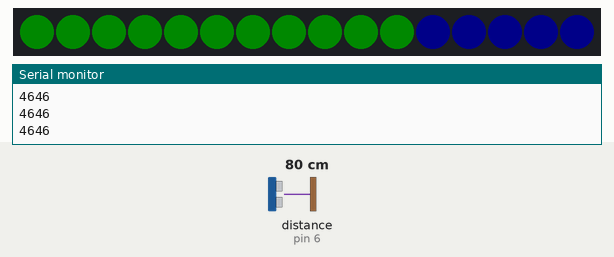
Simulated run of this sketch. Board: Arduino Nano, built with avr-gcc and run on an emulated ATmega328P. Shown: 16 RGB LEDs in strip order, left to right, the last lines printed to the serial monitor. Wiring (inferred from the names in the program): ultrasonic range finder: trigger pin 5; echo pin 6. The inputs (shaded band) are chosen by the test bench; at power-on: distance to the obstacle (sensor on pin 6) 80 cm. The echo pulse lasts 58.3 µs per cm; dim RGB values are drawn brighter than linear.

Above: at 1.2 s.
1.3 s: distance to the obstacle (sensor on pin 6) set to 250 cm
At 2.2 s:
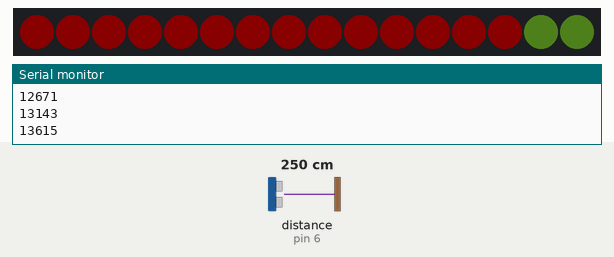
3.0 s: distance to the obstacle (sensor on pin 6) set to 2 cm
At 4.4 s:
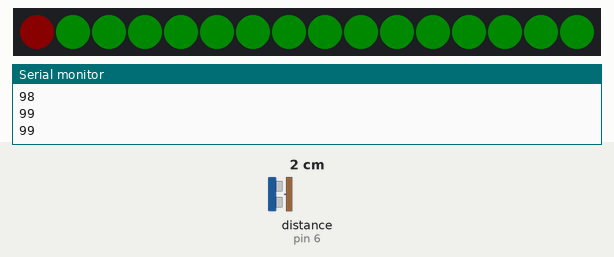
5.1 s: distance to the obstacle (sensor on pin 6) set to 18 cm
At 6.9 s:
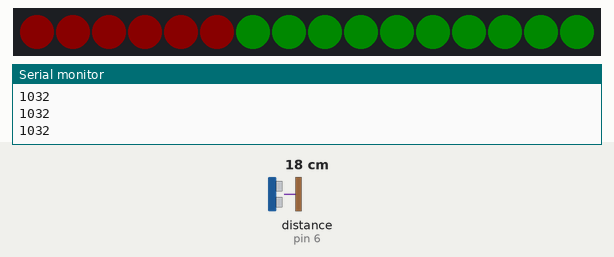
Timing chart, 0 to 8.4 s (numbered marks = the images above; inputs shaded):
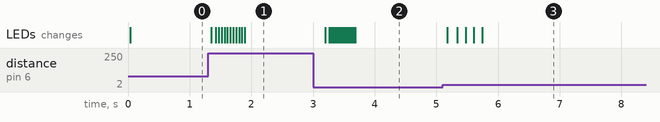

The sketch:

range_led.ino
```cpp
//#include <avr/power.h>
#include "RunningMedian.h"
#include "Adafruit_NeoPixel.h"

#define LEDPIN 2
#define TRIGPIN 5
#define ECHOPIN 6

RunningMedian samples = RunningMedian(21);
Adafruit_NeoPixel strip = Adafruit_NeoPixel(16, LEDPIN, NEO_GRB + NEO_KHZ800);

void setup() {
  // put your setup code here, to run once:
  Serial.begin(115200);

  pinMode(TRIGPIN,OUTPUT);
  pinMode(ECHOPIN,INPUT);

  strip.begin();
  strip.setBrightness(10);
  strip.show();
}

void loop() {
  long dur, limit;
  int x;
  dur = sonicMedian();

  Serial.println(dur);

  //red step - 1
  if (dur > 0 && dur < 2601)
  {
    limit = dur/188;
    for (x=0; x<=limit; x++) {
      strip.setPixelColor(x, strip.Color(255, 0, 0));
    }
    for (x=limit+1; x<=15; x++) {
      strip.setPixelColor(x, strip.Color(0, 255, 0));
    }
  }

  //green step - 2
  if (dur > 2600 && dur < 5201)
  {
    limit = (dur-2600)/188;
    if (limit == 0) limit = 1;
    for (x=0; x<=limit; x++) {
      strip.setPixelColor(x, strip.Color(0, 255, 0));
    }
    for (x=limit+1; x<=15; x++) {
      strip.setPixelColor(x, strip.Color(0, 0, 255));
    }
  }

  //blue step - 3
  if (dur > 5200 && dur < 7801)
  {
    limit = (dur-5200)/188;
    if (limit == 0) limit = 1;
    for (x=0; x<=limit; x++) {
      strip.setPixelColor(x, strip.Color(0, 0, 255));
    }
    for (x=limit+1; x<=15; x++) {
      strip.setPixelColor(x, strip.Color(255, 0, 0));
    }
  }

    //other step - 4
  if (dur > 7800 && dur < 10401)
  {
    limit = (dur-7800)/188;
    if (limit == 0) limit = 1;
    for (x=0; x<=limit; x++) {
      strip.setPixelColor(x, strip.Color(255, 0, 0));
    }
    for (x=limit+1; x<=15; x++) {
      strip.setPixelColor(x, strip.Color(75, 125, 25));
    }
  }
  strip.show();
  delay(30);
}

long sonicMedian() {
  long x = RangeRead();

  samples.add(x);
  long m = samples.getAverage(10);

  //Serial.println(m);
  return m;
  delay(15);
}

long RangeRead() {
  long dur;

  digitalWrite(TRIGPIN, LOW);
  delayMicroseconds(5);
  digitalWrite(TRIGPIN, HIGH);
  delayMicroseconds(10);
  digitalWrite(TRIGPIN, LOW);
  dur = pulseIn(ECHOPIN, HIGH);
  return dur;
}
```

Measured:
- after the input at 1.3 s, the LEDs: first change after 0.05 s (image 1 shows a later state)
- after the input at 3.0 s, the LEDs: first change after 0.20 s (image 2 shows a later state)
- after the input at 5.1 s, the LEDs: first change after 0.08 s (image 3 shows a later state)
